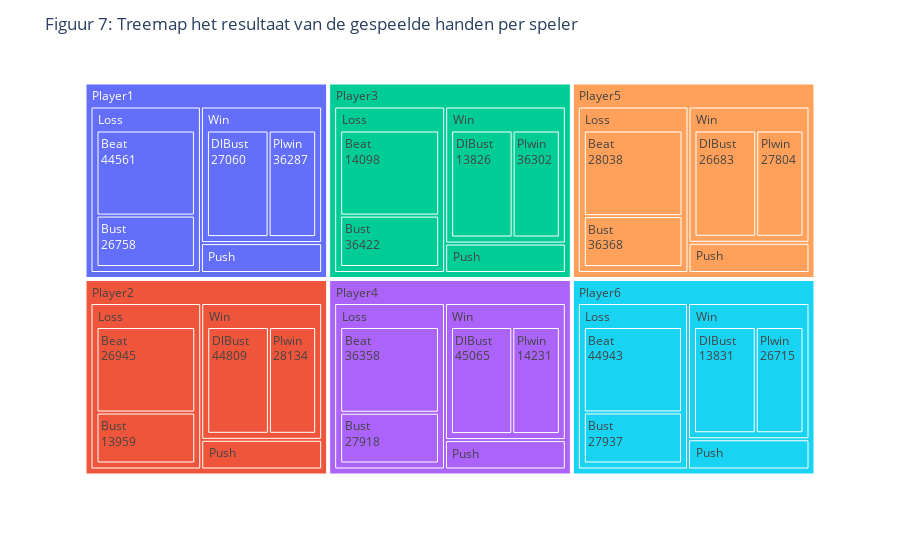

The code cell stored with this chart in its notebook:
### Markdown cell above
De eerste kaart van de dealer is dus erg belangrijk zoals we net hebben gezien. De bijzondere kaart die de dealer als eerste kan pakken is de aas, deze kan namelijk 1 of 11 zijn waarbij 1 heel gunstig is voor de speler en 11 helemaal niet. De speler weet echter nog niet welke waarde de aas zal zijn als de dealer deze als eerste pakt. In figuur 6 is de waarde weergegeven van de aas als eerste kaart, er is te zien dat de waarde 11 veel vaker voorkomt en er dus minder sprake is van geluk voor speler, hij kan er het best vanuit gaan dat deze aas een 11 zal zijn en zou dus hier zijn strategie op aan kunnen passen. Dit zou bijvoorbeeld meer risico nemen kunnen zijn omdat je alleen kan winnen van de dealer als jouw kaarten hoger zijn.

### Code cell
count_df = df.groupby(['PlayerNo', 'winloss', 'plybustbeat']).size().reset_index(name='count')

fig = px.treemap(count_df, path=['PlayerNo', 'winloss', 'plybustbeat'], values='count', color='PlayerNo',
                 hover_data={'count': True})

fig.data[0].textinfo = 'label+text'
fig.data[0].text = count_df['count'].astype(str)

fig.update_layout(title='Figuur 7: Treemap het resultaat van de gespeelde handen per speler')

fig.show()

### Figure 1 — Plotly figure (JSON) as saved in the notebook; plotly's stock layout.template omitted (floating-point values rounded to 4 significant figures)
{"data": [{"branchvalues": "total", "customdata": [[44561, "Player1"], [44943, "Player2"], [44809, "Player3"], [45065, "Player4"], [44948, "Player5"], [44665, "Player6"], [26945, "Player1"], [26758, "Player2"], [27060, "Player3"], [26683, "Player4"], [36422, "Player2"], [36358, "Player1"], [36368, "Player3"], [26715, "Player5"], [26669, "Player6"], [36287, "Player4"], [36302, "Player5"], [36311, "Player6"], [28038, "Player1"], [27918, "Player2"], [14098, "Player1"], [28067, "Player6"], [28134, "Player4"], [27937, "Player3"], [27804, "Player5"], [14231, "Player5"], [13959, "Player2"], [13826, "Player3"], [13831, "Player4"], [14288, "Player6"], [71506, "Player1"], [71701, "Player2"], [71869, "Player3"], [71748, "Player4"], [71663, "Player5"], [71334, "Player6"], [14098, "Player1"], [13959, "Player2"], [13826, "Player3"], [13831, "Player4"], [14231, "Player5"], [14288, "Player6"], [64396, "Player1"], [64340, "Player2"], [64305, "Player3"], [64421, "Player4"], [64106, "Player5"], [64378, "Player6"], [150000, "Player1"], [150000, "Player2"], [150000, "Player3"], [150000, "Player4"], [150000, "Player5"], [150000, "Player6"]], "domain": {"x": [0, 1], "y": [0, 1]}, "hovertemplate": "labels=%{label}<br>count=%{customdata[0]}<br>parent=%{parent}<br>id=%{id}<br>PlayerNo=%{customdata[1]}<extra></extra>", "ids": ["Player1/Loss/Beat", "Player2/Loss/Beat", "Player3/Loss/Beat", "Player4/Loss/Beat", "Player5/Loss/Beat", "Player6/Loss/Beat", "Player1/Loss/Bust", "Player2/Loss/Bust", "Player3/Loss/Bust", "Player4/Loss/Bust", "Player2/Win/DlBust", "Player1/Win/DlBust", "Player3/Win/DlBust", "Player5/Loss/Bust", "Player6/Loss/Bust", "Player4/Win/DlBust", "Player5/Win/DlBust", "Player6/Win/DlBust", "Player1/Win/Plwin", "Player2/Win/Plwin", "Player1/Push/Push", "Player6/Win/Plwin", "Player4/Win/Plwin", "Player3/Win/Plwin", "Player5/Win/Plwin", "Player5/Push/Push", "Player2/Push/Push", "Player3/Push/Push", "Player4/Push/Push", "Player6/Push/Push", "Player1/Loss", "Player2/Loss", "Player3/Loss", "Player4/Loss", "Player5/Loss", "Player6/Loss", "Player1/Push", "Player2/Push", "Player3/Push", "Player4/Push", "Player5/Push", "Player6/Push", "Player1/Win", "Player2/Win", "Player3/Win", "Player4/Win", "Player5/Win", "Player6/Win", "Player1", "Player2", "Player3", "Player4", "Player5", "Player6"], "labels": ["Beat", "Beat", "Beat", "Beat", "Beat", "Beat", "Bust", "Bust", "Bust", "Bust", "DlBust", "DlBust", "DlBust", "Bust", "Bust", "DlBust", "DlBust", "DlBust", "Plwin", "Plwin", "Push", "Plwin", "Plwin", "Plwin", "Plwin", "Push", "Push", "Push", "Push", "Push", "Loss", "Loss", "Loss", "Loss", "Loss", "Loss", "Push", "Push", "Push", "Push", "Push", "Push", "Win", "Win", "Win", "Win", "Win", "Win", "Player1", "Player2", "Player3", "Player4", "Player5", "Player6"], "marker": {"colors": ["#636efa", "#EF553B", "#00cc96", "#ab63fa", "#FFA15A", "#19d3f3", "#636efa", "#EF553B", "#00cc96", "#ab63fa", "#EF553B", "#636efa", "#00cc96", "#FFA15A", "#19d3f3", "#ab63fa", "#FFA15A", "#19d3f3", "#636efa", "#EF553B", "#636efa", "#19d3f3", "#ab63fa", "#00cc96", "#FFA15A", "#FFA15A", "#EF553B", "#00cc96", "#ab63fa", "#19d3f3", "#636efa", "#EF553B", "#00cc96", "#ab63fa", "#FFA15A", "#19d3f3", "#636efa", "#EF553B", "#00cc96", "#ab63fa", "#FFA15A", "#19d3f3", "#636efa", "#EF553B", "#00cc96", "#ab63fa", "#FFA15A", "#19d3f3", "#636efa", "#EF553B", "#00cc96", "#ab63fa", "#FFA15A", "#19d3f3"]}, "name": "", "parents": ["Player1/Loss", "Player2/Loss", "Player3/Loss", "Player4/Loss", "Player5/Loss", "Player6/Loss", "Player1/Loss", "Player2/Loss", "Player3/Loss", "Player4/Loss", "Player2/Win", "Player1/Win", "Player3/Win", "Player5/Loss", "Player6/Loss", "Player4/Win", "Player5/Win", "Player6/Win", "Player1/Win", "Player2/Win", "Player1/Push", "Player6/Win", "Player4/Win", "Player3/Win", "Player5/Win", "Player5/Push", "Player2/Push", "Player3/Push", "Player4/Push", "Player6/Push", "Player1", "Player2", "Player3", "Player4", "Player5", "Player6", "Player1", "Player2", "Player3", "Player4", "Player5", "Player6", "Player1", "Player2", "Player3", "Player4", "Player5", "Player6", "", "", "", "", "", ""], "text": ["44561", "26945", "14098", "36358", "28038", "44943", "26758", "13959", "36422", "27918", "44809", "27060", "13826", "36368", "27937", "45065", "26683", "13831", "36287", "28134", "44948", "26715", "14231", "36302", "27804", "44665", "26669", "14288", "36311", "28067"], "textinfo": "label+text", "type": "treemap", "values": [44561, 44943, 44809, 45065, 44948, 44665, 26945, 26758, 27060, 26683, 36422, 36358, 36368, 26715, 26669, 36287, 36302, 36311, 28038, 27918, 14098, 28067, 28134, 27937, 27804, 14231, 13959, 13826, 13831, 14288, 71506, 71701, 71869, 71748, 71663, 71334, 14098, 13959, 13826, 13831, 14231, 14288, 64396, 64340, 64305, 64421, 64106, 64378, 150000, 150000, 150000, 150000, 150000, 150000]}], "layout": {"legend": {"tracegroupgap": 0}, "margin": {"t": 60}, "title": {"text": "Figuur 7: Treemap het resultaat van de gespeelde handen per speler"}}}
